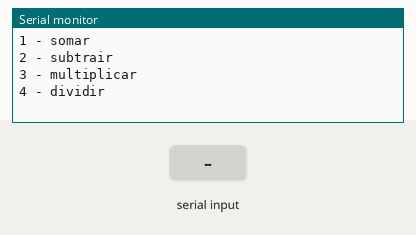
This sketch was run on a simulated Arduino Uno, built with avr-gcc and run on an emulated ATmega328P. On the bench: the last lines printed to the serial monitor. The test bench sets the inputs (shaded band).

Above: at 0.9 s.
1.0 s: "s" received over Serial
At 3.2 s:
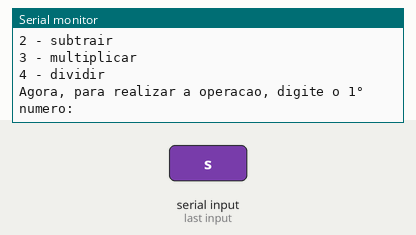
3.5 s: "90,45,200\n" received over Serial
At 5.8 s:
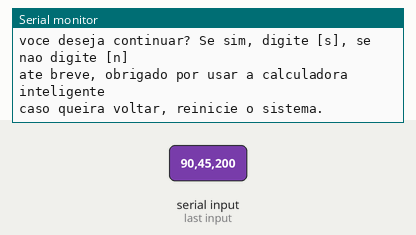

The sketch:

calculadora_com_menu1.ino
```cpp
//valores


//somadores


float resultado = 0;
//comando
int escolhaDaOperacao;
int contador = 0;


float somar(float numero1, float numero2, float numero3 = 0){
  int numero6;

  return (numero1 + numero2 + numero3 );
}
float subtrair(float numero1, float numero2, float numero3 = 5){
  int numero6;

  return (numero1 - numero2 + numero3 );
}
float multiplicar(float numero1, float numero2, float numero3 = 10){
  int numero6;

  return (numero1 * numero2 + numero3 );
}
float dividir(float numero1, float numero2, float numero3 = 2){
  int numero6;

  return (numero1 / numero2 + numero3 );
}


void setup()
{
  Serial.begin(9600);

  float numero1= 0.0;
  float numero2= 0.0;


  do{
    Serial.println("Bem-vindo a calculadora dos deuses a melhor do mundo");
    Serial.println("Escolha uma das opcoes/operacoes:");
    Serial.println("Pense bem qual tipo de operacoes que deseja realizar nesta calculadora!");
    Serial.println("1 - somar");
    Serial.println("2 - subtrair");
    Serial.println("3 - multiplicar");
    Serial.println("4 - dividir");

    while(!Serial.available()){} //Espera o usuario digitar

    escolhaDaOperacao = Serial.parseInt(); //Armazena o que o usuario digitou na variavel

    Serial.println("Agora, para realizar a operacao, digite o 1° numero:");
    while(!Serial.available()){} //Espera o usuario digitar
    numero2 = Serial.parseFloat();

    Serial.println("Agora, digite o segundo numero:");
    while(!Serial.available()){} //Espera o usuario digitar
    numero2 = Serial.parseFloat();

    switch(escolhaDaOperacao){
      case 1:
      float resultado;
      resultado = somar(numero1, numero2);
      Serial.println("O resultado foi: " + String(resultado));
      break;

      case 2:
      resultado = subtrair(numero1 , numero2);
      Serial.println("O resultado foi: " + String(resultado));
      break;

      case 3:
      resultado = multiplicar(numero1, numero2);
      Serial.println("O resultado foi: " + String(resultado));
      break;

      case 4:
      resultado = dividir (numero1 , numero2);
      Serial.println("O resultado foi: " + String(resultado));
      break;

      default:
      Serial.println("Opcao invalida");

    }

    Serial.println("voce deseja continuar? Se sim, digite [s], se nao digite [n]");
    while(!Serial.available()){} //Espera o usuario digitar

    if (Serial.readString() == "s"){
      contador++;
    }
    else{
      contador = 0;

      Serial.println("ate breve, obrigado por usar a calculadora inteligente");
      Serial.println("caso queira voltar, reinicie o sistema.");
    }

  }
  while(contador != 0);
}

void loop()
{
  // sem condigo
}

   
```

Measured:
- after the input at 1.0 s, the serial monitor: prints a new line after 1.0 s (image 1)
- after the input at 3.5 s, the serial monitor: prints a new line at once (image 2)
